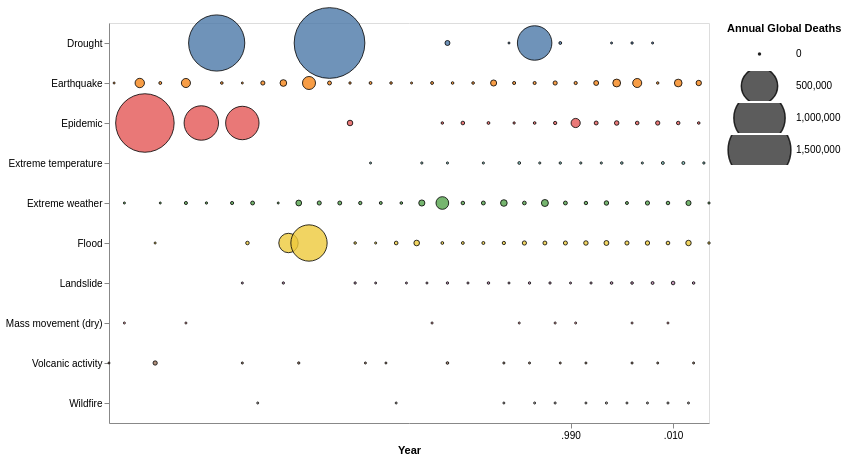

The specification (Vega-Lite) saved for this image:
### Vega-Lite specification from a JSON file in a GitHub repository (floating-point values rounded to 4 significant figures; data arrays with more than 128 entries replaced by an {"elided": "..."} marker saying what was removed)
{"$schema": "https://vega.github.io/schema/vega-lite/v6.json", "data": {"values": {"elided": "200 records"}}, "width": 600, "height": 400, "transform": [{"filter": "datum.Entity !== 'All natural disasters'"}], "mark": {"type": "circle", "opacity": 0.8, "stroke": "black", "strokeWidth": 1}, "encoding": {"x": {"field": "Year", "type": "temporal", "axis": {"grid": false}}, "y": {"field": "Entity", "type": "nominal", "axis": {"title": ""}}, "size": {"field": "Deaths", "type": "quantitative", "title": "Annual Global Deaths", "legend": {"clipHeight": 30}, "scale": {"rangeMax": 5000}}, "color": {"field": "Entity", "type": "nominal", "legend": null}}}
